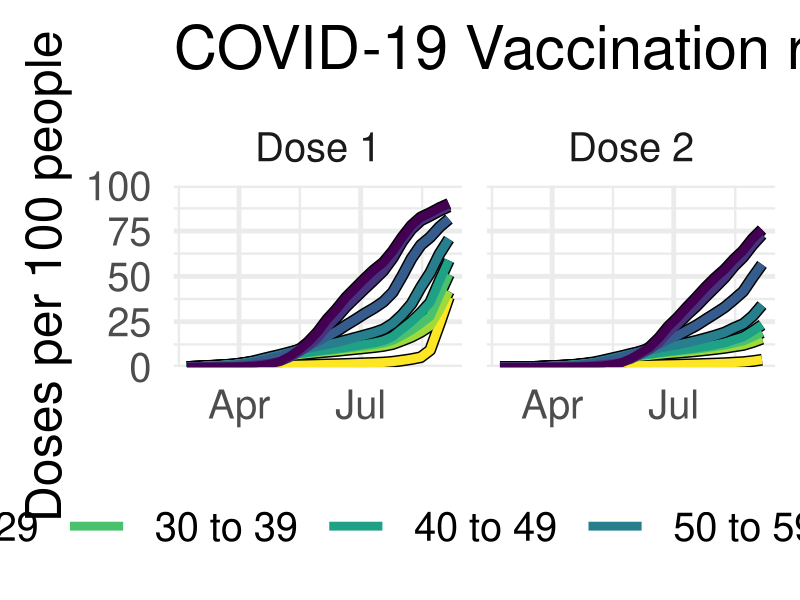

Recreate this plot in R.
library(tidyverse)
library(lubridate)
library(readxl)

vacc_dat <- read_excel("data/rate_ratio_and_vaccine_uptake_over_time_-_by_dhb_ethnicity_and_age.xlsx",
                  sheet=2) %>%
  rename(Week = `Week ending date`,
         Dose = `Dose number`,
         Ethnicity = `Ethnic group`,
         Age = `Age group`,
         DHB = `DHB of residence`,
         Vacc = `# doses administered`) %>%
  filter(Dose != 0) %>%
  filter(!(Age %in% c("0 to 4", "5 to 9", "Unknown"))) %>%
  group_by(Week, Dose, Age) %>%
  summarise(Vacc = sum(Vacc))

popn_dat <- read_excel("data/rate_ratio_and_vaccine_uptake_over_time_-_by_dhb_ethnicity_and_age.xlsx",
                       sheet=3) %>%
  rename(Ethnicity = `Ethnic group`,
         Age = `Age group`,
         DHB = `DHB of residence`,
         Population = `# people (HSU)`) %>%
  group_by(Age) %>% summarise(Population = sum(Population))

vacc_dat %>% count(Age)
popn_dat %>% count(Age)

# see what is missing
vacc_dat %>% anti_join(popn_dat) %>% as.data.frame()

# join up
all_dat <- vacc_dat %>% ungroup() %>% complete(Week, Age, Dose, fill=list(Vacc=0)) %>%
  left_join(popn_dat)

# check:
all_dat %>% group_by(Week, Dose) %>% summarise(Total = sum(Population, na.rm=TRUE)) %>%
  pull(Total) %>% unique()

# summarise up to our age and dhb categories (could change this whenever we like now...)
age_cats <- data.frame(cuts=seq(0,80,by=10),
                       labs=c("0 to 9", "10 to 19", "20 to 29", "30 to 39", "40 to 49",
                              "50 to 59", "60 to 69", "70 to 79", "80+"))
weekly_vacc <- all_dat %>% extract(Age, into="Age", regex="([[:digit:]]*)", convert=TRUE) %>%
  mutate(Age = cut(Age, breaks=c(age_cats$cuts, Inf), labels=age_cats$labs, right=FALSE)) %>%
  filter(Age != "0 to 9") %>%
  group_by(Week, Age, Dose) %>%
  summarise(Vacc = sum(Vacc), Population = sum(Population, na.rm=TRUE))

# this is not cummaltive, so make it so
cumm_vacc <- weekly_vacc %>% group_by(Age, Dose) %>%
  arrange(Week) %>%
  mutate(Vacc = cumsum(Vacc),
         Dose = paste("Dose", Dose))

png("vacc_by_age_through_time.png", width=1980, height=1080)
ggplot(cumm_vacc) +
  geom_line(aes(x=Week, y=Vacc/Population*100, group=Age), col='black', size=4) +
  geom_line(aes(x=Week, y=Vacc/Population*100, col=Age), size=3) +
  facet_wrap(vars(Dose)) +
  scale_color_viridis_d(direction = -1) +
  scale_y_continuous(limits = c(0,100), expand=c(0,0)) +
  guides(colour = guide_legend(nrow = 1)) +
  theme_minimal(base_size=36) +
  labs(x = NULL,
       y = "Doses per 100 people",
       title = "COVID-19 Vaccination rates by Age: The race is on") +
  theme(legend.position='bottom',
        legend.key.width = unit(48, "pt"))
dev.off()
